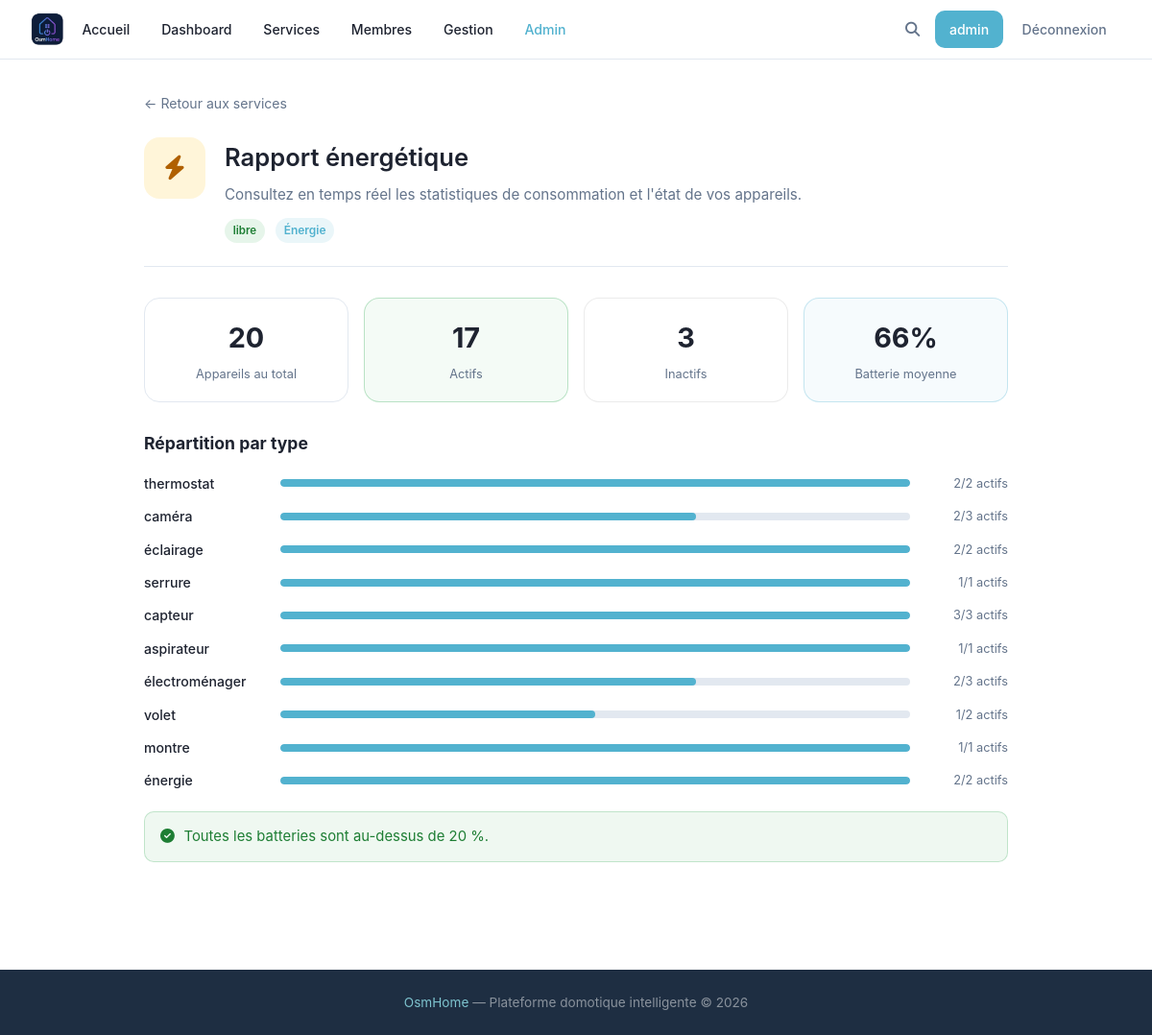
The page /service/rapport-energie (signed in) on the database its author committed.
### tables this page shows
CREATE TABLE services (
            id INTEGER PRIMARY KEY AUTOINCREMENT,
            name TEXT,
            description TEXT,
            category TEXT,
            access TEXT DEFAULT 'libre'
        , slug TEXT);

CREATE TABLE devices (
            id INTEGER PRIMARY KEY AUTOINCREMENT,
            name TEXT,
            description TEXT,
            type TEXT,
            brand TEXT,
            status TEXT DEFAULT 'actif',
            connectivity TEXT,
            battery INTEGER,
            room TEXT
        , deletion_requested INTEGER DEFAULT 0, config TEXT);

### main.py (the view)
@app.route('/service/<slug>')
def service_detail(slug):
    if 'username' not in flask.session:
        return flask.redirect('/login')
    service = utils.getServiceBySlug(slug)
    if not service:
        flask.abort(404)
    viewer_data = utils.getUser(flask.session['username'])
    if service['access'] == 'restreint' and viewer_data['level'] not in ('avance', 'expert') and viewer_data['role'] != 'admin':
        flask.abort(403)
    if slug == 'planning':
        utils.executeDuePlannings()
    extra_data = utils.getServiceExtraData(slug)
    plannings = utils.getPlannings(flask.session['username']) if slug == 'planning' else []
    all_devices = utils.searchDevices('', '', '') if slug == 'planning' else []
    utils.addPoints(flask.session['username'], 0.50)
    utils.incrementActions(flask.session['username'])
    user_data = utils.getUser(flask.session['username'])
    socket.emit('points_update', {
        'points': float(user_data['points']),
        'level': user_data['level']
    }, room=flask.session['username'])
    return flask.render_template(
        'service.html',
        user=flask.session.get('username'),
        service=service,
        data=extra_data,
        plannings=plannings,
        all_devices=all_devices,
        viewer_data=viewer_data,
    )

### main.py (called while the page is built)
@app.context_processor
def inject_types():
    try:
        types = utils.getTypes()
    except Exception:
        types = []
    is_admin = False
    user_level = None
    if flask.session.get('username'):
        u = utils.getUser(flask.session['username'])
        is_admin = bool(u and u['role'] == 'admin')
        user_level = u['level'] if u else None
    return {'types': types, 'is_admin': is_admin, 'user_level': user_level}

### utils.py (called while the page is built)
def openDB() -> sqlite3.Connection:
    if 'db' not in flask.g:
        flask.g.db = sqlite3.connect(BASE)
        flask.g.db.row_factory = sqlite3.Row
    return flask.g.db

def closeDB(_ = None):
    db = flask.g.pop("db", None)
    if db is not None:
        db.close()

def getUser(username: str):
    db = openDB()
    return db.execute(
        'SELECT * FROM users WHERE username = ?',
        (username,)
    ).fetchone()

def getTypes() -> list:
    db = openDB()
    rows = db.execute('SELECT DISTINCT type FROM devices ORDER BY type').fetchall()
    return [row['type'] for row in rows]

def addPoints(username: str, amount: float) -> None:
    db = openDB()
    db.execute('UPDATE users SET points = points + ? WHERE username = ?', (amount, username))
    db.commit()

def incrementActions(username: str) -> None:
    db = openDB()
    db.execute('UPDATE users SET actions = actions + 1 WHERE username = ?', (username,))
    db.commit()

def getServiceBySlug(slug: str):
    db = openDB()
    return db.execute('SELECT * FROM services WHERE slug = ?', (slug,)).fetchone()

### templates/service.html (shortened to what this page needs)
{% extends 'base.html' %}
{% block extra_css %}<link rel="stylesheet" href="{{ url_for('static', filename='css/services.css') }}">{% endblock %}
{% block content %}
<div class="svc-detail-page">
<div class="svc-detail-inner">
    <a href="/services" class="svc-back">← Retour aux services</a>
    <div class="svc-detail-header">
        <div class="svc-card-icon svc-icon--{{ service['slug'] }} svc-icon--lg">
            {% if service['slug'] == 'rapport-energie' %}<i class="fa-solid fa-bolt"></i>
            {% elif service['slug'] == 'controle-groupe' %}<i class="fa-solid fa-sliders"></i>
            {% elif service['slug'] == 'surveillance' %}<i class="fa-solid fa-shield-halved"></i>
            {% elif service['slug'] == 'planning' %}<i class="fa-solid fa-calendar-check"></i>
            {% elif service['slug'] == 'diagnostic' %}<i class="fa-solid fa-heart-pulse"></i>
            {% else %}<i class="fa-solid fa-gears"></i>{% endif %}
        </div>
        <div>
            <h1>{{ service['name'] }}</h1>
            <p>{{ service['description'] }}</p>
            <span class="svc-badge svc-badge--{{ service['access'] }}">{{ service['access'] }}</span>
            <span class="svc-cat-pill">{{ service['category'] }}</span>
        </div>
    </div>
    {% if service['slug'] == 'rapport-energie' %}
    <div class="svc-stats-row">
        <div class="svc-stat-card">
            <div class="svc-stat-value">{{ data.total }}</div>
            <div class="svc-stat-label">Appareils au total</div>
        </div>
        <div class="svc-stat-card svc-stat-card--green">
            <div class="svc-stat-value">{{ data.active }}</div>
            <div class="svc-stat-label">Actifs</div>
        </div>
        <div class="svc-stat-card svc-stat-card--muted">
            <div class="svc-stat-value">{{ data.inactive }}</div>
            <div class="svc-stat-label">Inactifs</div>
        </div>
        <div class="svc-stat-card svc-stat-card--blue">
            <div class="svc-stat-value">{% if data.avg_battery %}{{ data.avg_battery }}%{% else %}—{% endif %}</div>
            <div class="svc-stat-label">Batterie moyenne</div>
        </div>
    </div>
    {% if data.by_type %}
    <div class="svc-section">
        <h2>Répartition par type</h2>
        <div class="svc-type-list">
            {% for type, info in data.by_type.items() %}
            {% set pct = (info.active / info.total * 100) | int %}
            <div class="svc-type-row">
                <span class="svc-type-name">{{ type }}</span>
                <div class="svc-bar-wrap">
                    <div class="svc-bar-fill" style="width: {{ pct }}%"></div>
                </div>
                <span class="svc-type-stat">{{ info.active }}/{{ info.total }} actifs</span>
            </div>
            {% endfor %}
        </div>
    </div>
    {% endif %}
    {% if data.low_battery %}
    <div class="svc-section">
        <h2><i class="fa-solid fa-triangle-exclamation"></i> Batterie faible</h2>
        <div class="svc-alert-list">
            {% for d in data.low_battery %}
            <div class="svc-alert-item">
                <span class="svc-alert-name">{{ d['name'] }}</span>
                <span class="svc-alert-detail">{{ d['type'] }} · {{ d['battery'] }}%</span>
                <div class="svc-battery-bar">
                    <div class="svc-battery-fill" style="width: {{ d['battery'] }}%"></div>
                </div>
            </div>
            {% endfor %}
        </div>
    </div>
    {% else %}
    <div class="svc-ok-banner"><i class="fa-solid fa-circle-check"></i> Toutes les batteries sont au-dessus de 20 %.</div>
    {% endif %}
    {% endif %}
</div>
</div>
{% endblock %}

### static/css/style.css (style rules this page uses)
:root { --bg: #ffffff; --surface: #ffffff; --dark: #1e2330; --dark-2: #1c2131; --primary: #52B2CF; --primary-hover: #3d9ebc; --primary-light: rgba(82, 178, 207, 0.12); --accent-2: #7EC4CF; --accent-pink: #D4AFB9; --accent-lavender: #D1CFE2; --accent-powder: #9CADCE; --muted: #64748b; --white: #ffffff; --border: #e2e8f0; --shadow: 0 1px 3px rgba(0,0,0,.07), 0 2px 8px rgba(0,0,0,.04); --shadow-md: 0 4px 14px rgba(0,0,0,.09), 0 2px 6px rgba(0,0,0,.05); --radius: 10px; --radius-sm: 5px; --radius-lg: 16px; --danger: #ea4335; }
* { margin: 0; padding: 0; box-sizing: border-box; }
html { min-height: 100%; scroll-behavior: smooth; }
body { min-height: 100vh; display: flex; flex-direction: column; font-family: 'Google Sans', 'Inter', system-ui, -apple-system, BlinkMacSystemFont, 'Segoe UI', Roboto, sans-serif; background: var(--bg); color: var(--dark); line-height: 1.65; }
a { color: inherit; text-decoration: none; }
h1, h2, h3, h4, h5 { color: var(--dark); margin-bottom: 0.5rem; font-weight: 600; }
p { color: var(--muted); margin-bottom: 1rem; }

### static/css/services.css (style rules this page uses)
.svc-card-icon { flex-shrink: 0; width: 52px; height: 52px; border-radius: 14px; display: flex; align-items: center; justify-content: center; font-size: 1.3rem; }
.svc-icon--rapport-energie { background: rgba(251,188,4,0.15); color: #b06000; }
.svc-icon--lg { width: 64px; height: 64px; font-size: 1.6rem; border-radius: 16px; }
.svc-badge { flex-shrink: 0; display: inline-flex; align-items: center; gap: 0.25rem; font-size: 0.72rem; font-weight: 600; padding: 0.18rem 0.55rem; border-radius: 999px; white-space: nowrap; }
.svc-badge--libre { background: rgba(52,168,83,0.12); color: #1e7e34; }
.svc-detail-page { padding: 2rem 0 4rem; }
.svc-detail-inner { width: min(900px, 92%); margin: 0 auto; }
.svc-back { display: inline-flex; align-items: center; gap: 0.4rem; color: var(--muted); font-size: 0.88rem; margin-bottom: 1.5rem; transition: color 0.15s; }
.svc-detail-header { display: flex; align-items: flex-start; gap: 1.25rem; margin-bottom: 2rem; padding-bottom: 1.5rem; border-bottom: 1px solid var(--border); }
.svc-detail-header h1 { font-size: 1.6rem; margin-bottom: 0.3rem; }
.svc-detail-header p { color: var(--muted); margin-bottom: 0.6rem; font-size: 0.95rem; }
.svc-cat-pill { display: inline-block; background: var(--primary-light); color: var(--primary); font-size: 0.75rem; font-weight: 600; padding: 0.18rem 0.55rem; border-radius: 999px; margin-left: 0.4rem; }
.svc-stats-row { display: grid; grid-template-columns: repeat(4,1fr); gap: 1rem; margin-bottom: 1.75rem; }
.svc-stat-card { background: var(--surface); border: 1px solid var(--border); border-radius: var(--radius-lg); padding: 1.1rem 1.25rem; text-align: center; }
.svc-stat-card--green { border-color: rgba(52,168,83,0.3); background: rgba(52,168,83,0.05); }
.svc-stat-card--muted { border-color: rgba(0,0,0,0.08); }
.svc-stat-card--blue { border-color: rgba(82,178,207,0.3); background: rgba(82,178,207,0.05); }
.svc-stat-value { font-size: 1.8rem; font-weight: 700; color: var(--dark); }
.svc-stat-label { font-size: 0.8rem; color: var(--muted); margin-top: 0.2rem; }
.svc-section { margin-top: 1.75rem; }
.svc-section h2 { font-size: 1.1rem; font-weight: 700; margin-bottom: 1rem; display: flex; align-items: center; gap: 0.5rem; }
.svc-ok-banner { display: flex; align-items: center; gap: 0.6rem; background: rgba(52,168,83,0.08); border: 1px solid rgba(52,168,83,0.25); color: #1e7e34; border-radius: var(--radius); padding: 0.85rem 1rem; margin-top: 1.25rem; font-size: 0.93rem; }
.svc-type-list { display: flex; flex-direction: column; gap: 0.7rem; }
.svc-type-row { display: grid; grid-template-columns: 130px 1fr 90px; align-items: center; gap: 0.75rem; }
.svc-type-name { font-size: 0.88rem; font-weight: 500; color: var(--dark); white-space: nowrap; }
.svc-bar-wrap { background: var(--border); border-radius: 999px; height: 8px; overflow: hidden; }
.svc-bar-fill { height: 100%; background: var(--primary); border-radius: 999px; transition: width 0.4s; min-width: 2px; }
.svc-type-stat { font-size: 0.8rem; color: var(--muted); text-align: right; }

### rows shown on the page
services: name "Rapport énergétique", description "Consultez en temps réel les statistiques de consommation et l'état de vos appareils.", access "libre", category "Énergie"
devices: type "thermostat", {{ pct }} 100 (drawn), active "2", total "2"
devices: type "caméra", {{ pct }} 66 (drawn), active "2", total "3"
devices: type "éclairage", {{ pct }} 100 (drawn), active "2", total "2"
devices: type "serrure", {{ pct }} 100 (drawn), active "1", total "1"
devices: type "capteur", {{ pct }} 100 (drawn), active "3", total "3"
devices: type "aspirateur", {{ pct }} 100 (drawn), active "1", total "1"
devices: type "électroménager", {{ pct }} 66 (drawn), active "2", total "3"
devices: type "volet", {{ pct }} 50 (drawn), active "1", total "2"
devices: type "montre", {{ pct }} 100 (drawn), active "1", total "1"
devices: type "énergie", {{ pct }} 100 (drawn), active "2", total "2"

### other values the page prints
{{ user }} "admin"
{{ data.total }} "20"
{{ data.active }} "17"
{{ data.inactive }} "3"
{{ data.avg_battery }} "66"
